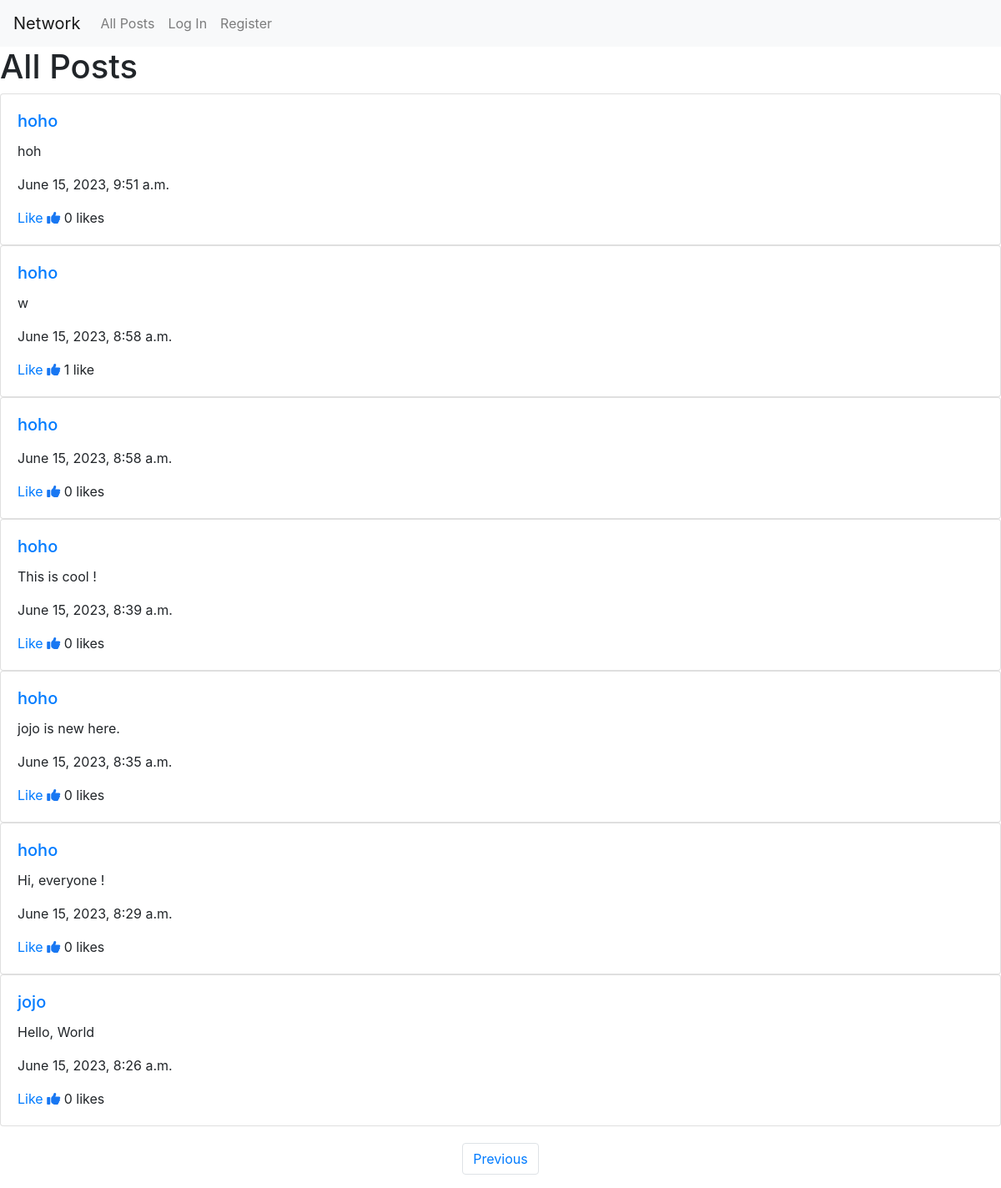
Screenshot of /?page=2 with the database file from the repository.
### network/models.py (models this page shows)
class Post(models.Model):
    content = models.CharField(max_length=500)
    timestamp = models.DateTimeField(auto_now_add=True)
    user = models.ForeignKey(User, on_delete=models.CASCADE, related_name="posts")
    likes = models.ManyToManyField(User, blank=True, related_name="liked_posts")

class User(AbstractUser):
    pass

### network/views.py (the view)
# urls.py: path("", views.index, name="index"),
def index(request):
    posts = Post.objects.order_by("-timestamp").all()
    paginator = Paginator(posts, 10 )
    pageNumber = request.GET.get("page")
    pagePosts = paginator.get_page(pageNumber)
    return render(request, "network/index.html", {"pageNumber": pageNumber, "pagePosts": pagePosts})

### network/templates/network/index.html (shortened to what this page needs)
{% extends "network/layout.html" %}
{% load static %}
{% block body %}
<h1>All Posts</h1>
  {% for post in pagePosts %}
  <div class="card" id="post-{{ post.id }}" data-postid="{{ post.id }}">
    <div class="card-body" data-postid="{{ post.id }}">
      <a href="{% url 'profile' post.user %}"> <h5 class="card-title">{{ post.user }}</h5></a>
      <p class="card-text" id="post-content-{{ post.id }}">{{ post.content }}</p>
      <p class="card-text">{{ post.timestamp }}</p>
      <p class="card-text">
        <a href="" class="like" id="like-btn-{{ post.id }}" data-postid="{{ post.id }}">Like</a>
        <i class="fas fa-thumbs-up" id="like-{{post.id}}" style="color: #1877F2;"></i>
        {{ post.likes.count }}
        {% if post.likes.count != 1 %}likes{% else %}like{% endif %}
      </p>
    </div>
  </div>
  {% endfor %}
  <nav aria-label="Page navigation example" style="margin-top: 20px;">
    <ul class="pagination d-flex justify-content-center">
    {% if pagePosts.has_previous %}
      <li class="page-item"><a class="page-link" href="?page={{ pagePosts.previous_page_number }}">Previous</a></li>
    {%endif%}
    </ul>
  </nav>
  {% endblock %}

### rows the page displays
Post: user "hoho", content "hoh", timestamp "June 15, 2023, 9:51 a.m.", likes.count "0"
Post: user "hoho", content "w", timestamp "June 15, 2023, 8:58 a.m.", likes.count "1"
Post: user "hoho", timestamp "June 15, 2023, 8:58 a.m.", likes.count "0"
Post: user "hoho", content "This is cool !", timestamp "June 15, 2023, 8:39 a.m.", likes.count "0"
Post: user "hoho", content "jojo is new here.", timestamp "June 15, 2023, 8:35 a.m.", likes.count "0"
Post: user "hoho", content "Hi, everyone !", timestamp "June 15, 2023, 8:29 a.m.", likes.count "0"
Post: user "jojo", content "Hello, World", timestamp "June 15, 2023, 8:26 a.m.", likes.count "0"
